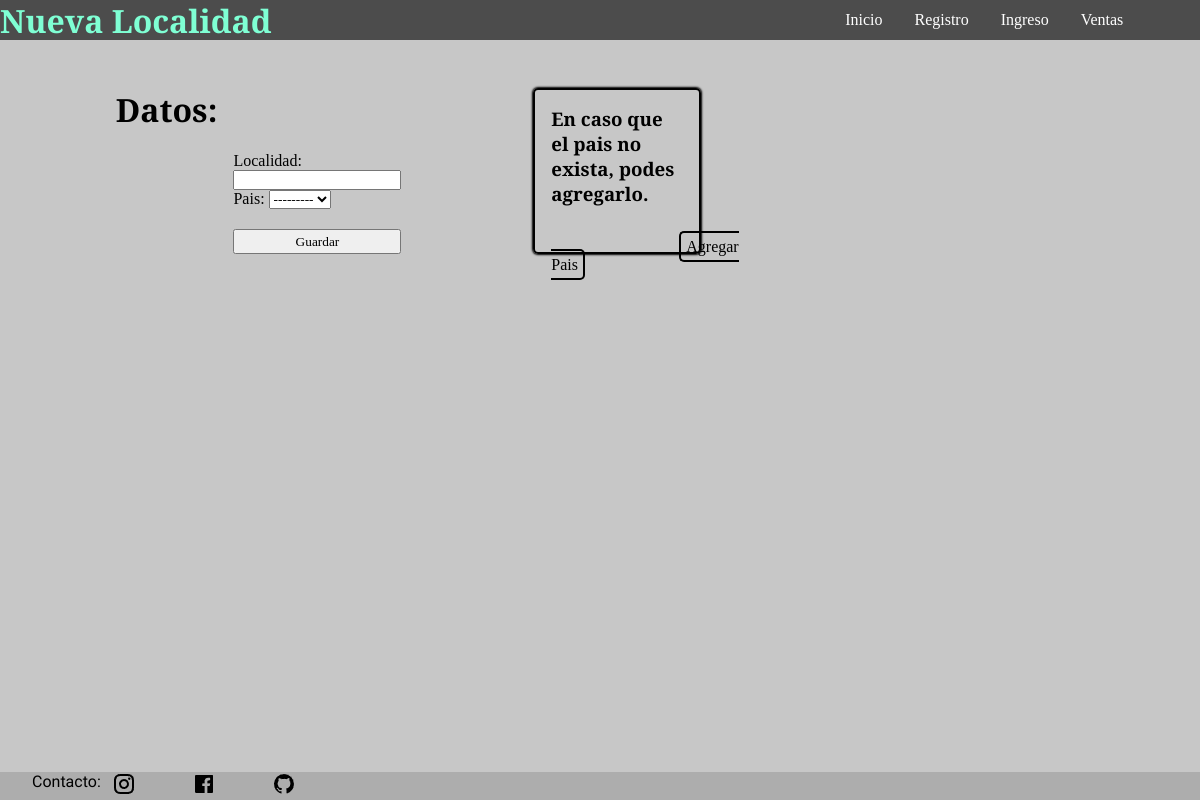
Before: /ventas/ventas/localidad with the older database file.
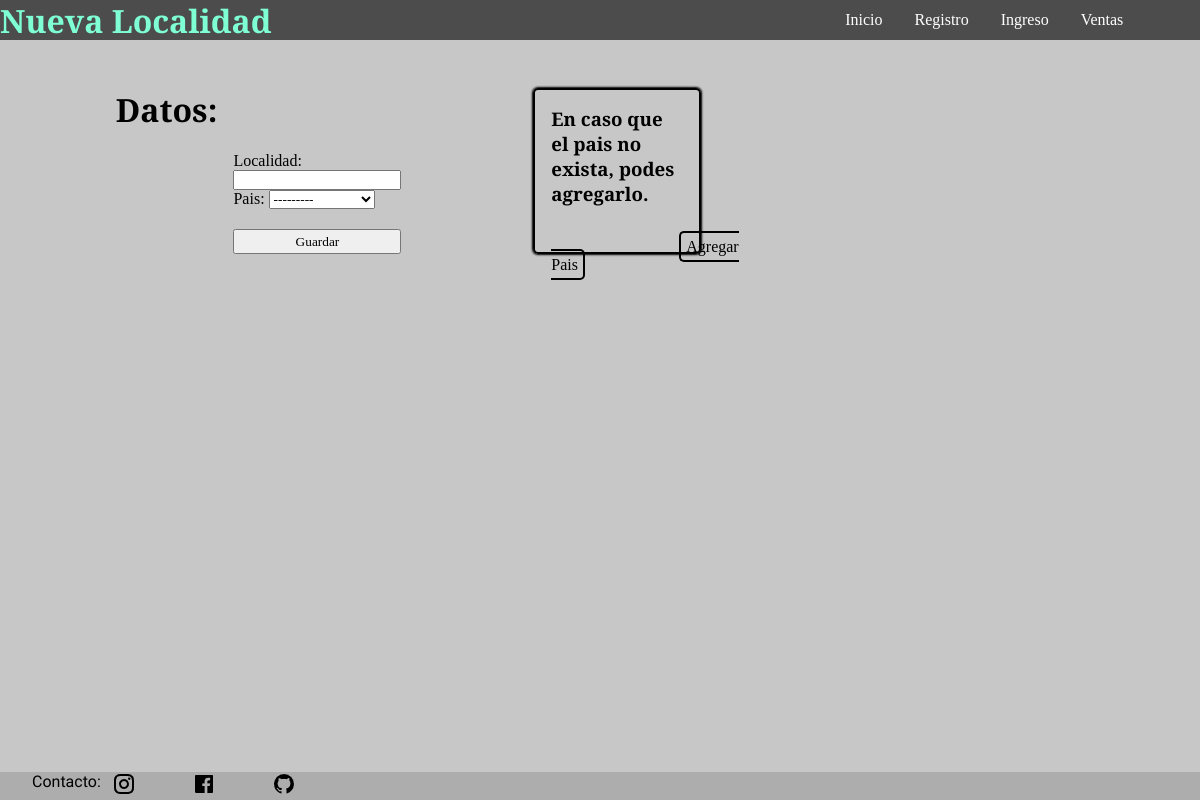
After: the same page with the newer database file.
### ventas/models.py (models this page shows)
class Pais(models.Model):
    pais = models.CharField(max_length=100, unique=True, error_messages={'unique': 'Ese pais ya existe en el sistema.'})
    def __str__(self):
        return self.pais
    class Meta:
        verbose_name = 'Paises'
        verbose_name_plural = 'Paises'

### ventas/views.py (the view)
# urls.py: path('ventas/localidad', localidad, name='localidad'),
def localidad(request):
    if request.method == 'POST':
        form_localidad = LocalidadForm(request.POST)
        if form_localidad.is_valid():
            form_localidad.save()
            return redirect('ventas:nuevocliente')
    else:
        form_localidad = LocalidadForm()
    return render(request, 'ventas/localidad.html', {'form_localidad': form_localidad})

### ventas/forms.py
class LocalidadForm(forms.ModelForm):
    class Meta:
        model = Localidad
        fields = '__all__'

### ventas/templates/ventas/localidad.html (shortened to what this page needs)
{% extends 'core/base.html' %}
{% block content %}
    <nav class="contenedor_nav">
        <div class="navegador">
            <h2 class="titulo">Nueva Localidad</h2>
        </div>
        <div class="links">
            <p><a href="{% url 'core:index' %}" class="link">Inicio</a></p>
            <p><a href="{% url 'ingreso:registro_index' %}" class="link">Registro</a></p>
            <p><a href="{% url 'ingreso:index' %}" class="link">Ingreso</a></p>
            <p><a href="{% url 'ventas:index' %}" class="link">Ventas</a></p>
        </div>
    </nav>
    <div class="cuerpo">
        <main class="principal">
            <div class="formulario">
                <h1 class="nombre_datos">Datos:</h1>
                <div class="formulario_hijo">
                    <form action="" method="post">
                        {{ form_localidad }}
                </div>
                    <button type="submit" class="guardar_registro">Guardar</button>
            </div>
            <div class="contenedor_pais">
                <h3>En caso que el pais no exista, podes agregarlo.</h3>
                <p><a href="{% url 'ventas:pais' %}" class="link_localidad">Agregar Pais</a></p>
            </div>
        </main>
    </div>
{% endblock content %}

Changed rows visible on the page:
added Pais: pais "---------"
Other visible differences:
form field pais: "---------" → (not shown)
